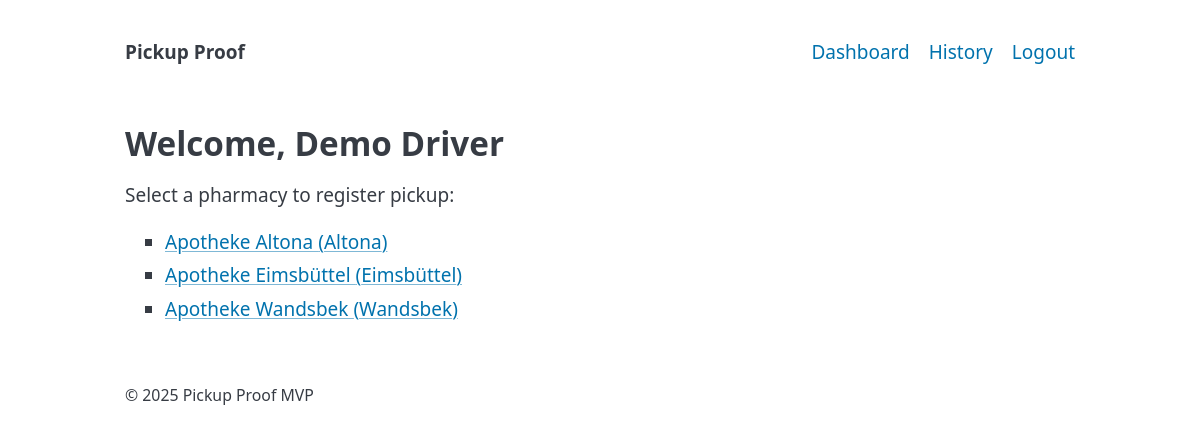
The app's page / (signed in) with its own data.
### app.py (models this page shows)
class User(SQLModel, table=True):
    id: Optional[int] = Field(default=None, primary_key=True)
    email: str = Field(unique=True, index=True)
    password_hash: str
    full_name: Optional[str] = None
    role: UserRole = Field(default=UserRole.driver, index=True)
    is_active: bool = Field(default=True, index=True)
    pharmacies: List["Pharmacy"] = Relationship(
        back_populates="users", link_model=UserPharmacyLink
    )

class Pharmacy(SQLModel, table=True):
    id: Optional[int] = Field(default=None, primary_key=True)
    name: str
    region_id: Optional[int] = Field(default=None, foreign_key="region.id", index=True)
    address: Optional[str] = None
    users: List[User] = Relationship(
        back_populates="pharmacies", link_model=UserPharmacyLink
    )

### app.py (the view)
@app.get("/", response_class=HTMLResponse)
async def index(request: Request, user: User = Depends(get_current_user)):
    user = require_user(user)
    with Session(engine) as s:
        q = (
            select(Pharmacy)
            .join(UserPharmacyLink, UserPharmacyLink.pharmacy_id == Pharmacy.id)
            .where(UserPharmacyLink.user_id == user.id)
            .order_by(Pharmacy.name)
        )
        pharmacies = s.exec(q).all()
    return templates.TemplateResponse(
        "dashboard.html", {"request": request, "user": user, "pharmacies": pharmacies}
    )

### templates/dashboard.html
{% extends "base.html" %}
{% block content %}
<h2>Welcome, {{ user.full_name or user.email }}</h2>
{% if pharmacies %}
  <p>Select a pharmacy to register pickup:</p>
  <ul>
    {% for ph in pharmacies %}
      <li><a href="/pickup/{{ ph.id }}">{{ ph.name }} ({{ ph.address or "no address" }})</a></li>
    {% endfor %}
  </ul>
{% else %}
  <p>No pharmacies assigned to you.</p>
{% endif %}
{% endblock %}

### records on screen
User: full_name "Demo Driver"
Pharmacy: name "Apotheke Altona", address "Altona"
Pharmacy: name "Apotheke Eimsbüttel", address "Eimsbüttel"
Pharmacy: name "Apotheke Wandsbek", address "Wandsbek"

### other values on screen
{{ year or 2025 }} "2025"
